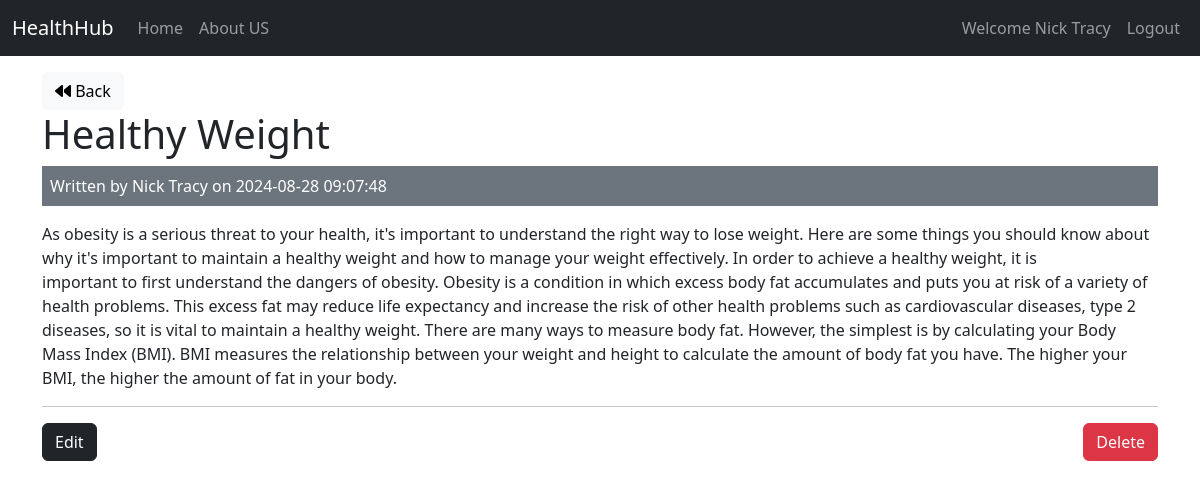
The page /posts/show/1 (signed in) on the database its author committed.
### tables this page shows
CREATE TABLE `posts` (
  `id` int(11) NOT NULL AUTO_INCREMENT,
  `user_id` int(11) NOT NULL,
  `title` varchar(255) NOT NULL,
  `body` text NOT NULL,
  `created_at` datetime DEFAULT current_timestamp(),
  PRIMARY KEY (`id`)
);

CREATE TABLE `users` (
  `id` int(11) NOT NULL AUTO_INCREMENT,
  `name` varchar(255) NOT NULL,
  `email` varchar(255) NOT NULL,
  `password` varchar(255) NOT NULL,
  `created_at` datetime DEFAULT current_timestamp(),
  PRIMARY KEY (`id`)
);

### app/controllers/posts.php (called while the page is built, shortened)
<?php
class Posts extends Controller
{
    public function __construct()
    {
        $this->postModel = $this->model('Post');
        $this->userModel = $this->model('User');
    }
    public function show($id)
    {
        $post = $this->postModel->getPostById($id);
        $user = $this->userModel->getUserById($post->user_id);
        $data = [
            'post' => $post,
            'user' => $user
        ];
        $this->view('posts/show', $data);
    }
}

### app/libraries/Core.php (called while the page is built, shortened)
<?php
class Core
{
    protected $currentMethod = 'index';
    public function __construct()
    {
        $url = $this->getUrl();
        if (isset($url[0])) {
            if (file_exists('../app/controllers/' . ucwords($url[0]) . '.php')) {
                unset($url[0]);
            }
        }
        $this->currentController = new $this->currentController();
        if (isset($url[1])) {
            if (method_exists($this->currentController, $url[1])) {
                $this->currentMethod = $url[1];
                unset($url[1]);
            }
        }
        $this->params = $url ? array_values($url) : [];
        call_user_func_array([$this->currentController, $this->currentMethod], $this->params);
    }
    public function getUrl()
    {
        if (isset($_GET['url'])) {
            $url = rtrim($_GET['url'], '/');
            $url = filter_var($url, FILTER_SANITIZE_URL);
            $url = explode('/', $url);
            return $url;
        }
    }
}

### public/index.php (called while the page is built, shortened)
<?php
$init = new Core();

### app/libraries/Database.php (called while the page is built, shortened)
<?php
class Database
{
    private $host = DB_HOST;
    private $user = DB_USER;
    private $pass = DB_PASS;
    private $dbname = DB_NAME;
    private $dbh;
    private $stmt;
    public function __construct()
    {
        $dsn = 'mysql:host=' . $this->host . ';dbname=' . $this->dbname . ';charset=utf8';
        $options = [
            PDO::ATTR_PERSISTENT => true,
            PDO::ATTR_ERRMODE => PDO::ERRMODE_EXCEPTION
        ];
        try {
            $this->dbh = new PDO($dsn, $this->user, $this->pass, $options);
        } catch(PDOException $e) {
            $this->error = $e->getMessage();
            die($this->error);
        }
    }
    public function query($sql)
    {
        $this->stmt = $this->dbh->prepare($sql);
    }
    public function bind($param, $value, $type = null)
    {
        if (is_null($type))
        {
            switch (true)
            {
                case is_int($value):
                    $type= PDO::PARAM_INT;
                    break;
                default:
                $type = PDO::PARAM_STR;
            }
        }
        $this->stmt->bindValue($param, $value, $type);
    }
    public function execute()
    {
        return $this->stmt->execute();
    }
    public function single()
    {
        $this->execute();
        return $this->stmt->fetch(PDO::FETCH_OBJ);
    }
}

### app/models/Post.php (called while the page is built, shortened)
<?php
class Post extends Model
{
    public function getPostById($id)
    {
        $this->db->query('SELECT * FROM posts WHERE id = :id');
        $this->db->bind(':id', $id);
        $row = $this->db->single();
        return $row;
    }
}

### app/libraries/Model.php (called while the page is built, shortened)
<?php
class Model
{
    public function __construct()
    {
        $this->db = new Database();
    }
}

### app/models/User.php (called while the page is built, shortened)
<?php
class user extends Model
{
    public function getUserById($id)
    {
        $this->db->query('SELECT * FROM users WHERE id = :id');
        $this->db->bind(':id', $id);
        $row = $this->db->single();
        return $row;
    }
}

### app/views/posts/show.php (the view)
<?php require_once APPROOT . '/views/inc/header.php' ?>
    <a href="<?php echo URLROOT ?>/posts" class="btn btn-light"><i class="fa fa-backward"></i> Back</a>
    <br>
    <h1><?php echo $data['post']->title ?></h1>
    <div class="bg-secondary text-white p-2 mb-3">
        Written by <?php echo $data['user']->name ?> on <?php echo $data['post']->created_at ?>
    </div>
    <p><?php echo $data['post']->body ?></p>
    <?php if($data['user']->id == $_SESSION['user_id']) : ?>
        <hr>
        <a href="<?php echo URLROOT ?>/posts/edit/<?php echo $data['post']->id ?>" class="btn btn-dark">Edit</a>
        <form class="float-end" action="<?php echo URLROOT ?>/posts/delete/<?php echo $data['post']->id ?>" method="POST">
            <input type="submit" value="Delete" class="btn btn-danger">
        </form>
    <?php endif; ?>
<?php require_once APPROOT . '/views/inc/footer.php' ?>

### rows shown on the page
posts: title "Healthy Weight", created_at "2024-08-28 09:07:48", body "As obesity is a serious threat to your health, it's important to understand the right way to lose weight. Here are some things you should know about why it's important to maintain a healthy weight and how to manage your weight effectively. In order to achieve a healthy weight, it is important to first understand the dangers of obesity. Obesity is a condition in which excess body fat accumulates and puts you at risk of a variety of health problems. This excess fat may reduce life expectancy and increase the risk of other health problems such as cardiovascular diseases, type 2 diseases, so it is vital to maintain a healthy weight. There are many ways to measure body fat. However, the simplest…"
users: name "Nick Tracy"

### other values the page prints
SITENAME "HealthHub"
$_SESSION['user_name'] "Nick Tracy"
